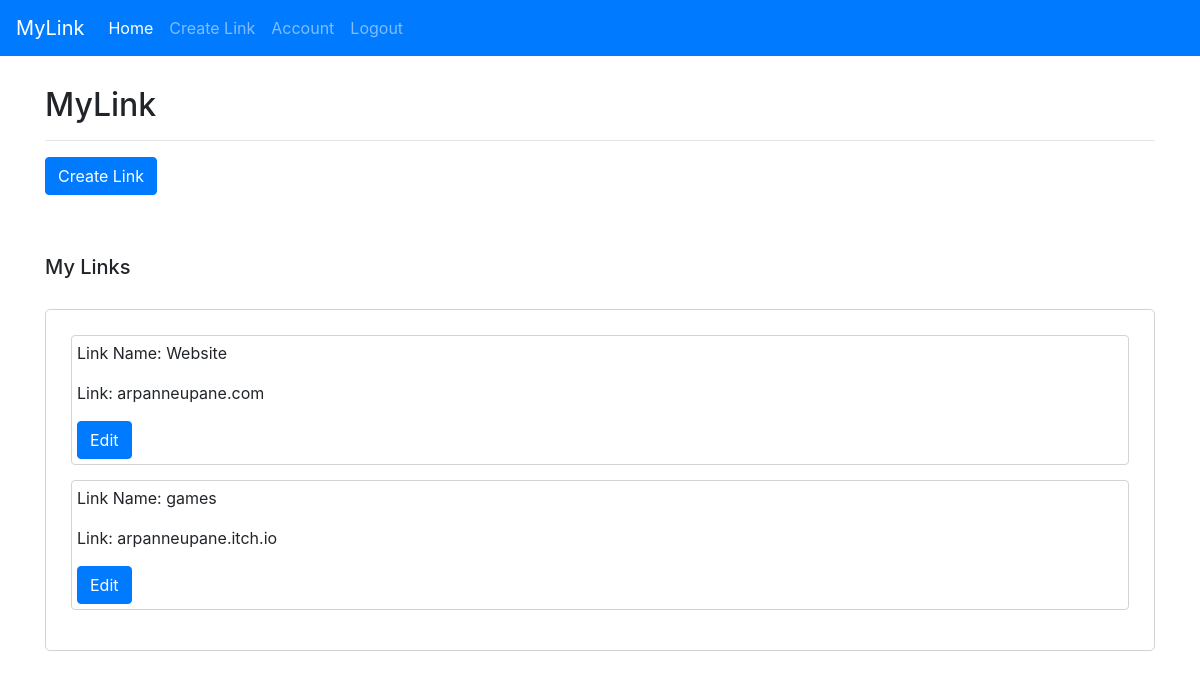
Page /dashboard (signed in) on the earlier database version.
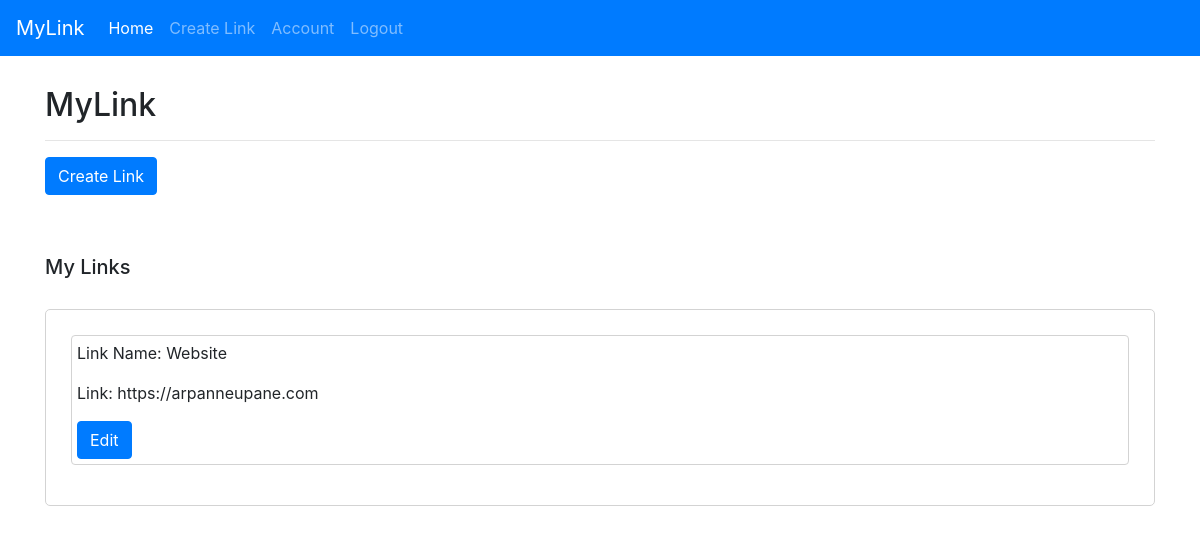
Same page on the later database version.
### app.py (models this page shows)
class Link(db.Model):
    id = db.Column(db.Integer, primary_key=True)
    link = db.Column(db.String(100), nullable=False)
    link_name = db.Column(db.String(50), nullable=False)
    user_id = db.Column(db.Integer, db.ForeignKey('user.id'), nullable=False)

### app.py (the view)
@app.route('/dashboard', methods=['GET', "POST"])
@login_required
def dashboard():
    links = Link.query.filter_by(owner=current_user).all()
    links_total = 0
    for link in links:
        links_total += 1
    return render_template('pages/dashboard.html', title='Dashboard', links=links, links_total=links_total)

### app.py (called while the page is built)
@login_manager.user_loader
def load_user(user_id):
    return User.query.get(int(user_id))

### templates/pages/dashboard.html (shortened to what this page needs)
<!doctype html>
<html lang="en">
<head>
    <link rel="stylesheet" href="https://stackpath.bootstrapcdn.com/bootstrap/4.3.1/css/bootstrap.min.css"
>
</head>
<body>
    <nav class="navbar navbar-expand-lg navbar-dark bg-primary">
        <a class="navbar-brand" href="{{ url_for('dashboard') }}">MyLink</a>
        <div class="collapse navbar-collapse" id="navbarSupportedContent">
            <ul class="navbar-nav mr-auto">
                <li class="nav-item active">
                    <a class="nav-link" href="{{ url_for('dashboard') }}">Home </a>
                </li>
                <li class="nav-item">
                    <a class="nav-link" href="{{ url_for('create_link') }}">Create Link</a>
                </li>
                <li class="nav-item">
                    <a class="nav-link" href="{{ url_for('account') }}">Account</a>
                </li>
                <li class="nav-item">
                    <a class="nav-link" href="{{ url_for('logout') }}">Logout</a>
                </li>
        </div>
    </nav>
    <div class="container">
        <div class="header">
            <h2>MyLink</h2>
            <hr>
                <a href="{{ url_for('create_link') }}" class="btn btn-primary">Create Link</a>
            </div>
            <div class="my-sites">
                <h5>My Links</h5>
                <div class="all-sites">
                    {% if links_total == 0 %}
                    <p>You don't have any links on your site.</p>
                    {% else %}
                    {% for link in links %}
                    <div class="link">
                        <p>Link Name: {{link.link_name}}</p>
                        <p>Link: {{link.link}}</p>
                        <a class="btn btn-primary" href="{{url_for('edit_link', link_id=link.id)}}">Edit</a>
                    </div>
                    {% endfor %}
                    {% endif %}
                </div>
            </div>
        </div>
</body>
</html>

### templates/pages/dashboard.html (style rules this page uses)
.container { margin-top: 30px; }
.header { margin-bottom: 60px; }
.all-sites { margin-top: 30px; border: 1px solid lightgray; padding: 25px; border-radius: 5px; }
.link { border: 1px solid lightgray; margin-bottom: 15px; padding: 5px; border-radius: 4px; }

Differences in the rows shown:
removed Link: link_name "games", link "arpanneupane.itch.io"
changed Link "Website": link "arpanneupane.com" → "https://arpanneupane.com"
